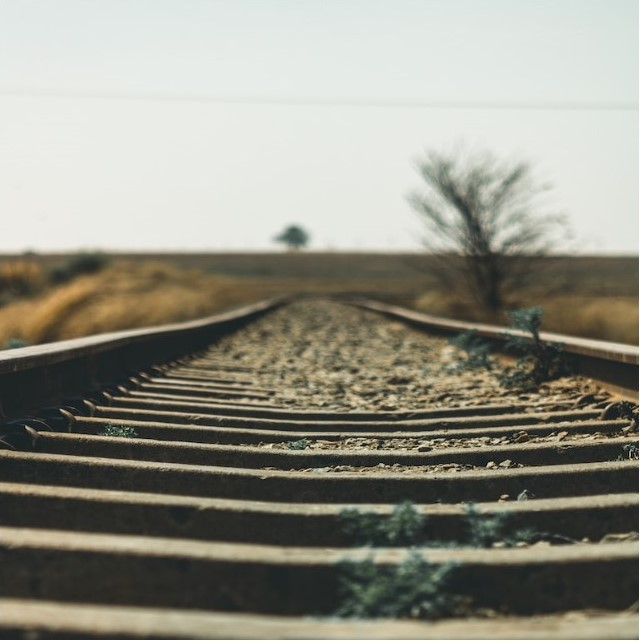
#> input picture image.jpg, 640 x 641 px
$ python -i project.py   (imports and definitions only)   (older library calls are emulated)
#> lines starting #> are read from the running program, lines starting #| are printed output that depends on the picture
import argparse
import threading
import cv2
import PySimpleGUI as sg
from PIL import Image
from io import BytesIO
import numpy as np
import matplotlib.pyplot as plt
from matplotlib.backends.backend_tkagg import FigureCanvasTkAgg
import matplotlib
import imutils
import time
import pandas as pd
from scipy.ndimage import gaussian_filter
from tkinter import filedialog
import random
import math
import os

# [1 line not run here, left out]

resized_image = None
original_image = None
blurred_image = None

# [34 lines left out: functions np_im_to_data, load_image, crop_image, not called in this run]


def construct_image_histogram(np_image):
    hist, _ = np.histogram(np_image.ravel(), bins=256, range=[0, 256])
    return hist


# [65 lines left out: functions draw_hist, resize_image, apply_sepia_tone, apply_vintage_effect, apply_sketch_effect, not called in this run]

#  film effect
def apply_film_effect(image):
    image = cv2.cvtColor(image, cv2.COLOR_RGB2BGR)
#> image is the input picture: shape (641, 640, 3); mean B, G, R 131.9, 144, 145.1
    image = cv2.xphoto.createSimpleWB().balanceWhite(image)
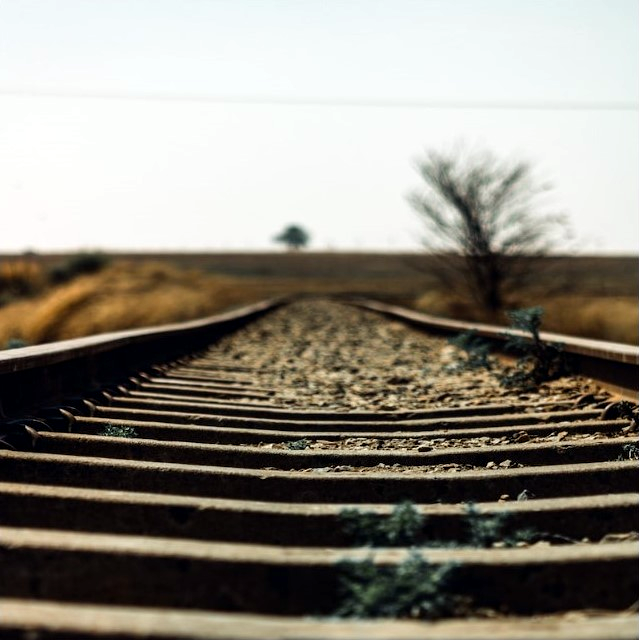
#> image: shape (641, 640, 3); mean B, G, R 126.2, 136.5, 141.4

    rows, cols, _ = image.shape
#> rows = 641; cols = 640
    mask = np.zeros((rows, cols), dtype=np.uint8)
    cv2.circle(mask, (cols // 2, rows // 2), min(rows, cols) // 2, (255, 255, 255), -1, cv2.LINE_AA)
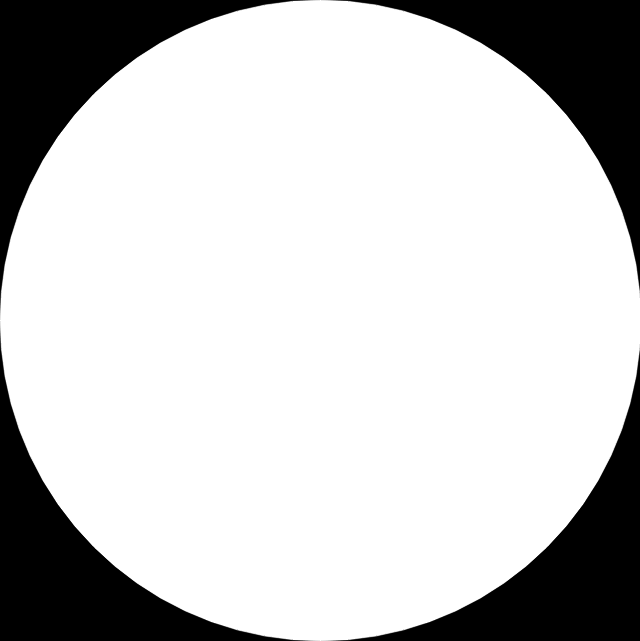
#> mask: shape (641, 640); min 0, max 255, mean 200.5

    kernel_size = (cols // 3 * 2 + 1, rows // 3 * 2 + 1)
#> kernel_size = (427, 427)
    mask = cv2.GaussianBlur(mask, kernel_size, 0)

    result = cv2.addWeighted(image, 1.2, cv2.cvtColor(cv2.cvtColor(image, cv2.COLOR_BGR2GRAY), cv2.COLOR_GRAY2BGR), 0.5, 0)
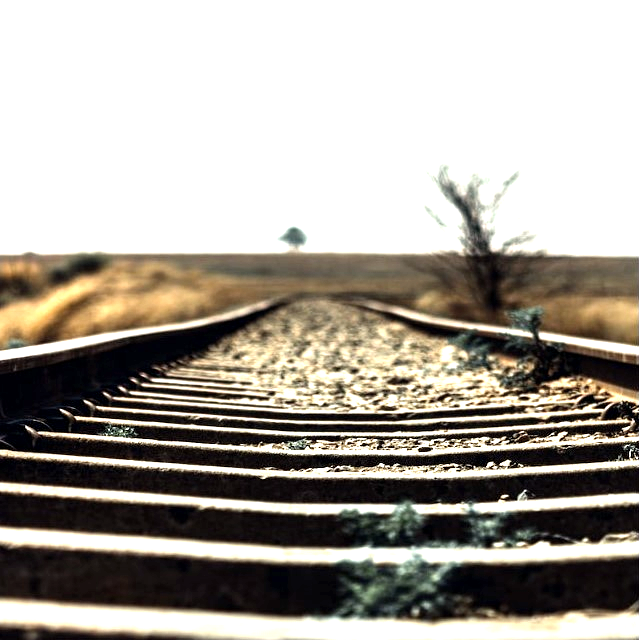
#> result: shape (641, 640, 3); mean B, G, R 155.7, 164.1, 169.6
    result = cv2.bitwise_and(result, result, mask=mask)

    return cv2.cvtColor(result, cv2.COLOR_BGR2RGB)

#  burn effect
# [6 lines left out: function apply_burn_effect, not called in this run]

#  Invert Effect
def apply_invert_colors(image):
    inverted_image = cv2.bitwise_not(image)
    return inverted_image

# Color Balance Effect
# [88 lines left out: functions apply_color_balance, apply_emboss_effect, apply_black_and_white, apply_reddish_filter, apply_glitch_effect, apply_blur and 2 more, not called in this run]

def flip_image_horizontal(image):
    return np.fliplr(image)

def flip_image_vertical(image):
    return np.flipud(image)

def rotate_image(image, angle):
    rotated_image = imutils.rotate(image, angle)
    return rotated_image

# [446 lines left out: functions apply_adjustments, zoom_image, display_image, main, not called in this run]


# [2 lines not run here, left out]

>>> import cv2
>>> picture = cv2.cvtColor(cv2.imread('image.jpg'), cv2.COLOR_BGR2RGB)
>>> result = apply_film_effect(picture)
